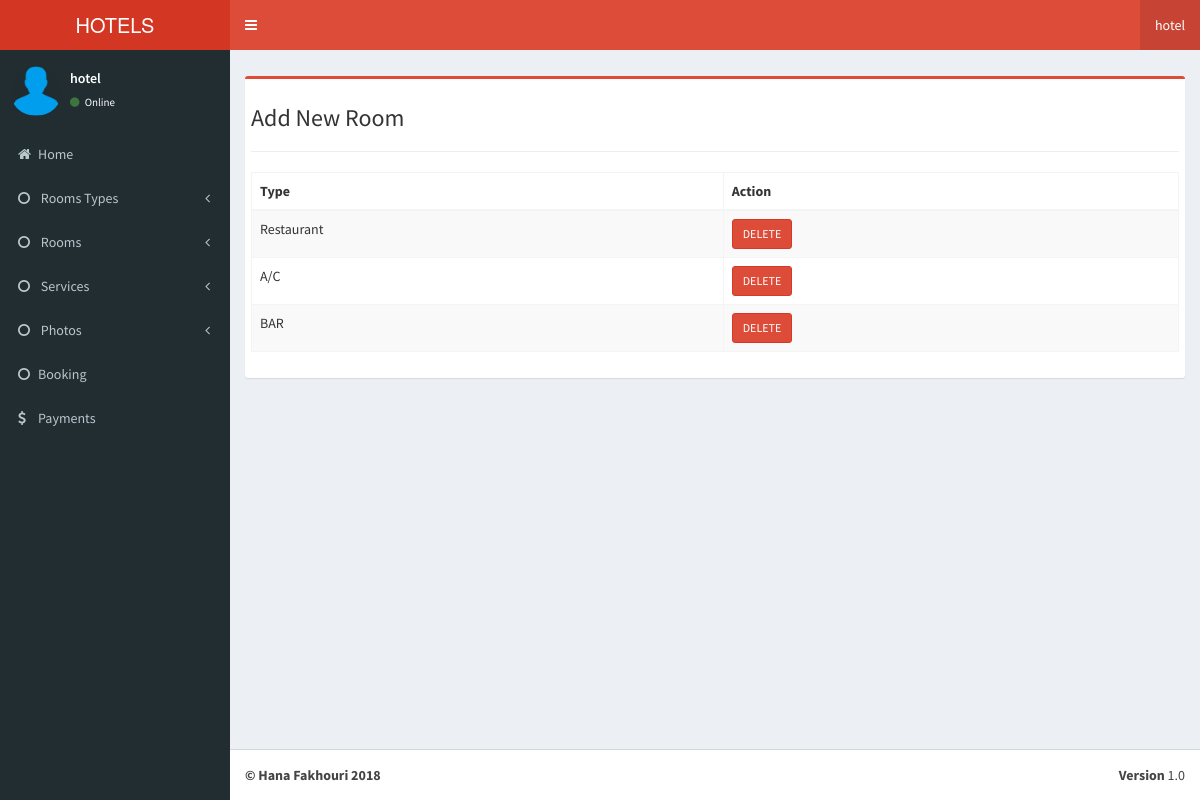
Page /hotel/admin/services.php (signed in) on the committed database.
### tables this page shows
CREATE TABLE `services` (
  `id` int(11) NOT NULL,
  `hotel_id` int(11) NOT NULL,
  `service` varchar(255) NOT NULL
);

### hotel/admin/adminfunctions.php (called while the page is built, shortened)
<?php
$db = new DB();
$connection = $db->connection();
function getServices()
{
    global $connection;
    $hotel_id = $_SESSION["hotel_id"];
    $query = "SELECT * FROM services WHERE hotel_id='$hotel_id'";
    $result = $connection->query($query);
    $types = array();
    while ($row = mysqli_fetch_array($result)) {
        $types[] = $row;
    }
    return $types;
}

### hotel/admin/services.php (the view, shortened to what this page needs)
<?php
include 'adminfunctions.php';
include 'header.php';
$services = getServices();
?>
    <div class="page-content-wrapper">
        <div class="page-content">
            <h3 class="page-title">Add New Room </h3>
            <hr>
            <div class="row">
                <div class="col-md-12">
                    <div class="portlet light bordered">
                        <div class="portlet-body">
                            <table class="table table-striped table-bordered table-hover" id="sample_1">
                                <thead>
                                    <tr>
                                        <th>Type</th>
                                        <th>Action</th>
                                    </tr>
                                </thead>
                                <tbody>
                                    <?php foreach ($services as $service) { ?>
                                        <tr>
                                            <form method="POST" action="admincontroller.php">
                                                <td>
                                                    <?php echo $service["service"] ?>
                                                </td>
                                                <td>
                                                    <input type="submit" class="btn btn-danger btn-sm delete_button" onclick="return confirm('Are you sure you want to delete')" value="DELETE" />
                                                </td>
                                            </form>
                                        </tr>
                                        <?php }?>
                                </tbody>
                            </table>
                        </div>
                    </div>
                </div>
            </div>
        </div>
    </div>
    <?php include 'footer.php' ?>

### hotel/admin/css/charisma-app.css (style rules this page uses)
@media only screen and (min-width: 980px) { a, button, input[type=submit], input[type=button], .product-img { -webkit-transition: .5s; -moz-transition: .5s; -ms-transition: .5s; -o-transition: .5s; transition: .5s; } }

### rows in the picture
services: service "Restaurant"
services: service "A/C"
services: service "BAR"

### other values in the picture
$_SESSION["username"] "hotel"
